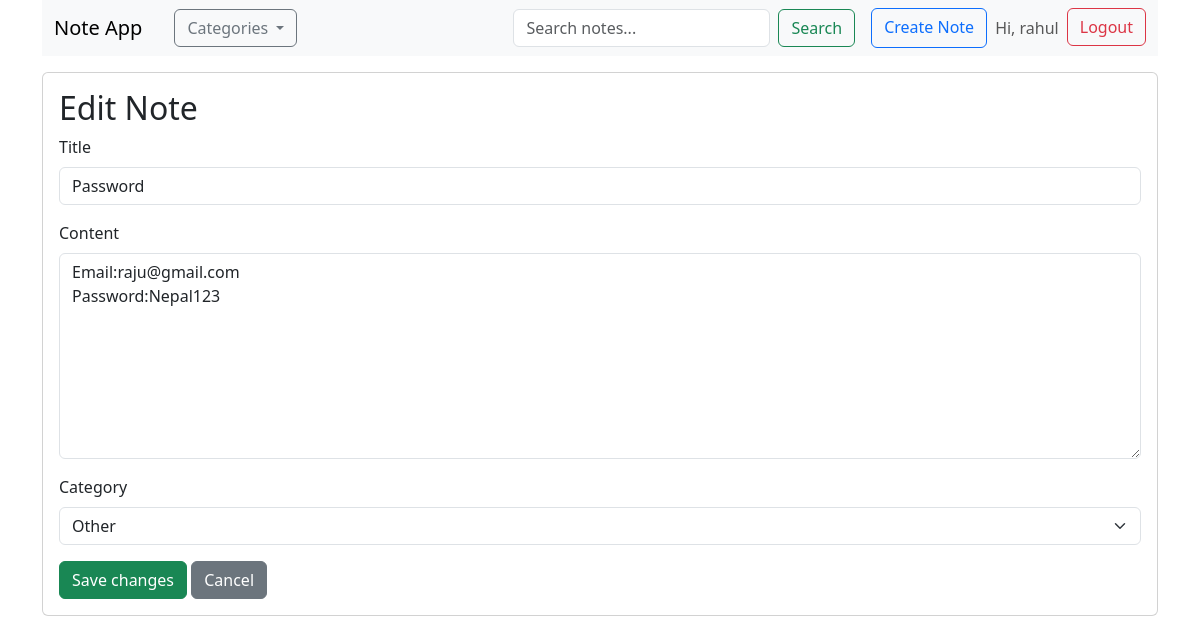
The app's page /note_update/28/ (signed in) with its own data.
### note_app/models.py (models this page shows, shortened)
class Note(models.Model):
    CATEGORY_CHOICES = [
        ("work", "Work"),
        ("personal", "Personal"),
        ("study", "Study"),
        ("other", "Other"),
    ]
    title = models.CharField(max_length=256)
    content = models.TextField()
    category = models.CharField(max_length=50, choices=CATEGORY_CHOICES, default="other")
    owner = models.ForeignKey(
        settings.AUTH_USER_MODEL,
        on_delete=models.CASCADE,
        null=True,
        blank=True,
        related_name="notes",
        help_text="User who created this note"
    )
    created_at = models.DateTimeField(auto_now_add=True)
    updated_at = models.DateTimeField(auto_now=True)

### note_app/views.py (the view, shortened to what this page needs)
# urls.py: path("note_update/<int:id>/", views.note_update, name="note_update"),
@login_required
def note_update(request, id):
    note = get_object_or_404(Note, id=id)
    if note.owner is not None and note.owner != request.user and not request.user.is_staff:
        return render(request, "error.html", {"message": "You do not have permission to edit this note."})
    return render(request, "note_create.html", {"note": note})

### note_app/context_processors.py (called while the page is built)
def categories_list(request):
    cats = list(Note.objects.values_list('category', flat=True).distinct())
    labels = dict(Note.CATEGORY_CHOICES) if hasattr(Note, 'CATEGORY_CHOICES') else {}
    categories = [(c, labels.get(c, c.title())) for c in cats]
    categories.sort(key=lambda x: x[1])
    return {"navbar_categories": categories}

### templates/note_create.html (shortened to what this page needs)
{% extends "base.html" %}
{% block content %}
<div class="card p-3">
  <h2>{% if note %}Edit Note{% else %}Create a New Note{% endif %}</h2>
  <form method="post">
    <div class="mb-3">
      <label for="id_title" class="form-label">Title</label>
      {% if note %}
        <input id="id_title" name="title" class="form-control" value="{{ note.title }}">
      {% else %}
        <input id="id_title" name="title" class="form-control" value="{{ title|default:'' }}">
      {% endif %}
    </div>
    <div class="mb-3">
      <label for="id_content" class="form-label">Content</label>
      {% if note %}
        <textarea id="id_content" name="content" rows="8" class="form-control">{{ note.content }}</textarea>
      {% else %}
        <textarea id="id_content" name="content" rows="8" class="form-control">{{ content|default:'' }}</textarea>
      {% endif %}
    </div>
    <div class="mb-3">
      <label for="id_category" class="form-label">Category</label>
      {% if note %}
        <select id="id_category" name="category" class="form-select">
          <option value="other" {% if note.category == "other" %}selected{% endif %}>Other</option>
        </select>
      {% endif %}
    </div>
    <button type="submit" class="btn btn-success">{% if note %}Save changes{% else %}Create{% endif %}</button>
    <a class="btn btn-secondary" href="{% url 'note_list' %}">Cancel</a>
  </form>
</div>
{% endblock %}

### templates/base.html (shortened to what this page needs)
{% load static %}
<!DOCTYPE html>
<html lang="en">
  <head>
    <link href="{% static 'css/bootstrap.min.css' %}" rel="stylesheet" />
  </head>
  <body>
    <div class="container">
      <nav class="navbar navbar-expand-lg bg-body-tertiary mb-3">
        <div class="container-fluid">
          <a class="navbar-brand" href="{% url 'note_list' %}">Note App</a>
          <div class="ms-3 me-3">
            <div class="dropdown d-inline">
              <button
                class="btn btn-outline-secondary dropdown-toggle"
                type="button"
                id="categoryDropdown"
                data-bs-toggle="dropdown"
                aria-expanded="false"
              >
                Categories
              </button>
            </div>
          </div>
          <div class="collapse navbar-collapse" id="navbarSupportedContent">
            <form
              class="d-flex ms-auto"
              method="get"
              action="{% url 'note_search' %}"
            >
              <input
                class="form-control me-2"
                type="search"
                name="q"
                placeholder="Search notes..."
                value="{{ request.GET.q }}"
              />
              <button class="btn btn-outline-success" type="submit">
                Search
              </button>
            </form>
            <div class="d-flex ms-3">
              {% if user.is_authenticated %}
              <a
                class="btn btn-outline-primary me-2"
                href="{% url 'note_create' %}"
              >
                Create Note
              </a>
              <span class="navbar-text me-2"> Hi, {{ user.username }} </span>
              <form method="post" action="{% url 'logout' %}" class="d-inline">
                <button type="submit" class="btn btn-outline-danger">
                  Logout
                </button>
              </form>
              {% endif %}
            </div>
          </div>
        </div>
      </nav>
      {% block content %}{% endblock %}
    </div>
  </body>
</html>

### records on screen
Note: title "Password", content "Email:raju@gmail.com Password:Nepal123", category "Other"

### other values on screen
{{ user.username }} "rahul"
